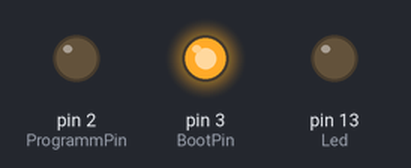
Simulated run of this sketch. Board: Arduino Nano, built with avr-gcc and run on an emulated ATmega328P. On the bench: output pins drawn as LEDs (lit = HIGH).

Above: at 0.3 s.
Timing chart, 0 to 40.0 s (numbered marks = the images above):
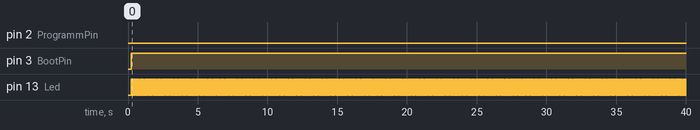

The sketch:

ESP32_Bootloader_Help.ino
```cpp
// Simple bootloader help programm for programming the ESP32
// When pressed <RESET> on the Arduino the programm turns
// the programm pin <A0> low and the boot pin <BOOT> high
// for a while. The ESP32 is now for 60 seconds in upload mode.
// After that the programm pin <A0> goes high and the boot pin
// <BOOT> will be hit one more time to reset the ESP32.
//
// The bootpin is connected at pin 3 of the ESP32. This is
// right alligned to fit properly on a 0,1" board.
//
// Note: When feeding the ESP32 directly e.g a Nano via the USB
// and the ESP32 has a high currect to run his programm.
// It is possible you will demolish the avalanche diode
// in the USB supply line (this is the same as you run a
// normal Arduino project with external components). So
// for safety (place the Nano on an adapter board and) feed
// external.
//
// Have fun de PA0AG.


#define ProgrammPin       2
#define BootPin           3
#define Led              13

#define UploadTime    60000
#define LedFlashSlow   3000
#define LedFlashQuick   500

int          RunOnce = 0;
volatile int Toggle  = 0;

void setup()
{
     pinMode(Led,         OUTPUT);
     pinMode(ProgrammPin, OUTPUT);
     pinMode(BootPin,     OUTPUT);

     digitalWrite(ProgrammPin, HIGH);
     digitalWrite(BootPin,     HIGH);
}

void TimerSettingSlow()
{
     TCCR1A  = 0;
     TCCR1B  = 0;
     TCNT1   = 0;
     OCR1A   = LedFlashSlow;
     TCCR1B |= (1 << WGM12);
     TCCR1B |= (1 << CS12) | (1 << CS10);
     TIMSK1 |= (1 << OCIE1A);
}

void TimerSettingFast()
{
     TCCR1A  = 0;
     TCCR1B  = 0;
     TCNT1   = 0;
     OCR1A   = LedFlashQuick;
     TCCR1B |= (1 << WGM12);
     TCCR1B |= (1 << CS12) | (1 << CS10);
     TIMSK1 |= (1 << OCIE1A);
}

ISR(TIMER1_COMPA_vect)
{
    if (Toggle == 1)
    {
       digitalWrite(Led, LOW);
       Toggle = 0;
    }
    else
    {
       digitalWrite(Led, HIGH);
       Toggle = 1;
    }
}

void loop()
{
     if (RunOnce == 0)
     {
        digitalWrite(ProgrammPin,  LOW);
        digitalWrite(BootPin,      LOW);
        delay(250);
        digitalWrite(BootPin,     HIGH);

        TimerSettingFast();
        delay(UploadTime);

        digitalWrite(ProgrammPin, HIGH);
        delay(10);

        digitalWrite(BootPin,      LOW);
        TimerSettingSlow();
        delay(250);

        digitalWrite(BootPin,     HIGH);
        RunOnce = 1;
     }
}
```

Measured:
- by itself, pin 3 (BootPin): LOW → HIGH at 0.25 s
- by itself, pin 13 (Led): alternates HIGH for 0.03 s and LOW for 0.03 s
